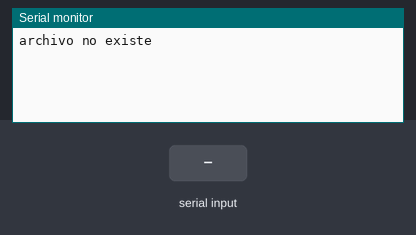
Bench run of a sketch on a simulated ESP32. Parts: the last lines printed to the serial monitor. The test bench sets the inputs (shaded band). Storage starts empty.

Above: at 1.2 s.
1.3 s: "1\n" received over Serial
At 3.2 s:
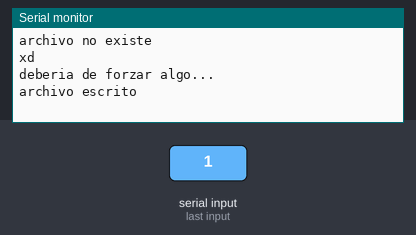
3.5 s: "0\n" received over Serial
At 5.0 s:
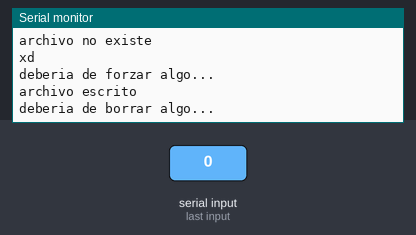

The sketch:

romtest.ino
```cpp
#include <LittleFS.h>
//NOTE: este sirve mas para variables concretas en vez de archivos
// #include <Preferences.h>


String texto;
String asd;
void setup() {
  Serial.begin(115200);
  LittleFS.begin(true);
  if (!LittleFS.exists("/hola.txt")) {
    File hola = LittleFS.open("/hola.txt", "w");
    Serial.println("archivo no existe");
    hola.println("xd");
    hola.close();
  } else {
    // File hola = LittleFS.open("/hola.txt", "a");
    // hola.println("linea asdasd");
    // Serial.println("Archivo existe");
    // hola.close();
  }
  File hola = LittleFS.open("/hola.txt", "r");
  texto = hola.readString();
  hola.close();
}
void loop() {
  asd = Serial.readStringUntil('\n');
  asd.trim();
  if (asd == "1") {
    Serial.println("deberia de forzar algo...");
    File hola = LittleFS.open("/hola.txt", "w");
    hola.println("archivo escrito");
    hola.close();
  }
  if (asd == "0") {
    Serial.println("deberia de borrar algo...");
    File hola = LittleFS.open("/hola.txt", "w");
    hola.println("");
    hola.close();
  }


  delay(500);
  File hola = LittleFS.open("/hola.txt", "r");
  texto = hola.readString();
  Serial.println(texto);
  hola.close();
  delay(500);
}
```

Measured:
- after the input at 1.3 s, the serial monitor: prints a new line after 0.75 s (image 1)
- after the input at 3.5 s, the serial monitor: prints a new line at once (image 2)
